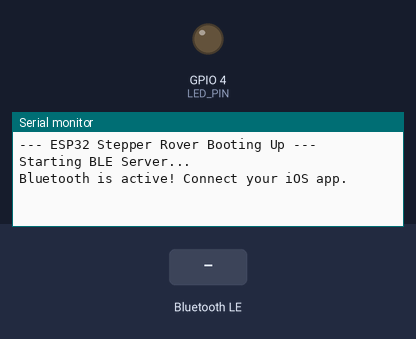
Simulated run of this sketch. Board: ESP32-S3. Shown: output pins drawn as LEDs (lit = HIGH), the last lines printed to the serial monitor. The test bench sets the inputs (shaded band). Nothing arrives over Bluetooth unless stated; a phone connects over Bluetooth LE 3 s after start.

Above: at 4.2 s.
4.3 s: Bluetooth LE write "1" received
At 5.2 s:
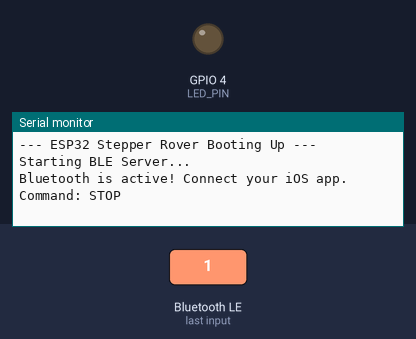
7.3 s: Bluetooth LE write "1" received
At 8.7 s:
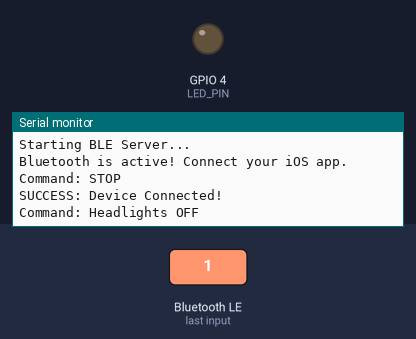

Measured:
- after the input at 4.3 s, the serial monitor: prints a new line at once (image 1)
- after the input at 7.3 s, the serial monitor: prints a new line at once (image 2)

The sketch:

LegoCarEsp32.ino
```cpp
// LegoCarEsp32.ino
#include <Stepper.h>
#include <BLEDevice.h>
#include <BLEServer.h>
#include <BLEUtils.h>

// Hardware Setup
const int stepsPerRevolution = 2048;
const int IN1 = 5;
const int IN2 = 6;
const int IN3 = 7;
const int IN4 = 10;
const int LED_PIN = 4;

// IN2 and IN3 swapped for ULN2003 sequence
Stepper myStepper(stepsPerRevolution, IN1, IN3, IN2, IN4);

// Globals
int driveState = 0;
int currentRPM = 10;
bool deviceConnected = false;

// BLE UUIDs
#define SERVICE_UUID           "19B10000-E8F2-537E-4F6C-D104768A1214"
#define DRIVE_CHAR_UUID        "19B10001-E8F2-537E-4F6C-D104768A1214"
#define SPEED_CHAR_UUID        "19B10002-E8F2-537E-4F6C-D104768A1214"
#define HEADLIGHT_CHAR_UUID    "19B10003-E8F2-537E-4F6C-D104768A1214"

// Server Callbacks
class MyServerCallbacks: public BLEServerCallbacks {
    void onConnect(BLEServer* pServer) {
      deviceConnected = true;
      Serial.println("SUCCESS: Device Connected!");
    };

    void onDisconnect(BLEServer* pServer) {
      deviceConnected = false;
      Serial.println("WARNING: Device Disconnected!");
      BLEDevice::startAdvertising();
      Serial.println("Waiting for a connection again...");
    }
};

// Characteristic Callbacks
class DriveCallbacks: public BLECharacteristicCallbacks {
    void onWrite(BLECharacteristic *pCharacteristic) {
      uint8_t* rxData = pCharacteristic->getData();
      size_t rxLength = pCharacteristic->getLength();
      if (rxLength > 0) {
        uint8_t cmd = rxData[0];
        if (cmd == 1) {
          driveState = 1;
          Serial.println("Command: Drive Forward");
        } else if (cmd == 2) {
          driveState = 2;
          Serial.println("Command: Drive Backward");
        } else {
          driveState = 0;
          Serial.println("Command: STOP");
        }
      }
    }
};

class SpeedCallbacks: public BLECharacteristicCallbacks {
    void onWrite(BLECharacteristic *pCharacteristic) {
      uint8_t* rxData = pCharacteristic->getData();
      size_t rxLength = pCharacteristic->getLength();
      if (rxLength > 0) {
        uint8_t rpm = rxData[0];
        if (rpm > 0 && rpm <= 15) {
          currentRPM = rpm;
          myStepper.setSpeed(currentRPM);
          Serial.print("Command: Speed changed to ");
          Serial.print(currentRPM);
          Serial.println(" RPM");
        }
      }
    }
};

class HeadlightCallbacks: public BLECharacteristicCallbacks {
    void onWrite(BLECharacteristic *pCharacteristic) {
      uint8_t* rxData = pCharacteristic->getData();
      size_t rxLength = pCharacteristic->getLength();
      if (rxLength > 0) {
        uint8_t cmd = rxData[0];
        if (cmd == 1) {
          digitalWrite(LED_PIN, HIGH);
          Serial.println("Command: Headlights ON");
        } else {
          digitalWrite(LED_PIN, LOW);
          Serial.println("Command: Headlights OFF");
        }
      }
    }
};

void setup() {
  Serial.begin(115200);
  delay(3000);
  Serial.println("\n--- ESP32 Stepper Rover Booting Up ---");

  pinMode(LED_PIN, OUTPUT);
  myStepper.setSpeed(currentRPM);

  Serial.println("Starting BLE Server...");
  BLEDevice::init("LegoCar_ESP32");

  BLEServer *pServer = BLEDevice::createServer();
  pServer->setCallbacks(new MyServerCallbacks());

  BLEService *pService = pServer->createService(SERVICE_UUID);

  // PROPERTY_READ required for iOS compatibility
  BLECharacteristic *pDriveCharacteristic = pService->createCharacteristic(
                                         DRIVE_CHAR_UUID,
                                         BLECharacteristic::PROPERTY_WRITE | BLECharacteristic::PROPERTY_READ
                                       );
  pDriveCharacteristic->setCallbacks(new DriveCallbacks());

  BLECharacteristic *pSpeedCharacteristic = pService->createCharacteristic(
                                         SPEED_CHAR_UUID,
                                         BLECharacteristic::PROPERTY_WRITE | BLECharacteristic::PROPERTY_READ
                                       );
  pSpeedCharacteristic->setCallbacks(new SpeedCallbacks());

  BLECharacteristic *pHeadlightCharacteristic = pService->createCharacteristic(
                                         HEADLIGHT_CHAR_UUID,
                                         BLECharacteristic::PROPERTY_WRITE | BLECharacteristic::PROPERTY_READ
                                       );
  pHeadlightCharacteristic->setCallbacks(new HeadlightCallbacks());

  pService->start();
  BLEAdvertising *pAdvertising = BLEDevice::getAdvertising();
  pAdvertising->addServiceUUID(SERVICE_UUID);
  pAdvertising->setScanResponse(true);

  // iOS connection intervals
  pAdvertising->setMinPreferred(0x06);
  pAdvertising->setMinPreferred(0x12);

  pAdvertising->start();
  Serial.println("Bluetooth is active! Connect your iOS app.");
}

void loop() {
  // Non-blocking motor steps
  if (driveState == 1) {
    myStepper.step(-1); // Forward
  } else if (driveState == 2) {
    myStepper.step(1);  // Backward
  } else {
    // Turn off coils to prevent overheating
    digitalWrite(IN1, LOW);
    digitalWrite(IN2, LOW);
    digitalWrite(IN3, LOW);
    digitalWrite(IN4, LOW);
    delay(1);
  }
}
```
